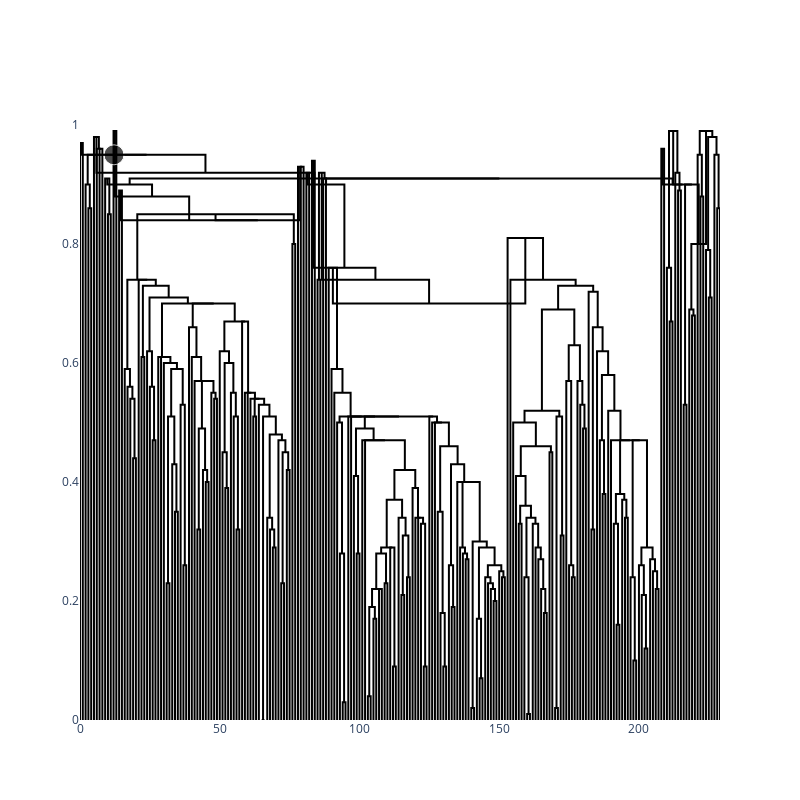

Source (notebook cell):
### Code cell
linkage2 = pd.read_excel(r"C:\Users\allem\Desktop\IACV-Project\data\dendogram_multilink_full.xlsx", header=None)
model = DendrogramCut(k_max=230, method='average').fit(dist, linkage2)
k = model.pac_bayesian_cut()
print(k)
model.dendrogram_plot(k=k)
